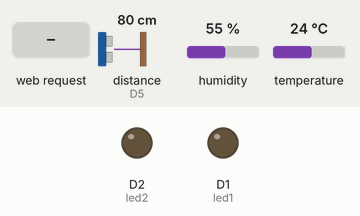
A sketch run on a simulated ESP8266 (NodeMCU). Parts: output pins drawn as LEDs (lit = HIGH). Wiring (inferred from the names in the program): ultrasonic range finder: trigger D4; echo D5. The test bench sets the inputs (shaded band); at power-on: distance to the obstacle (sensor on D5) 80 cm, humidity 55 %, temperature 24 °C. The echo pulse lasts 58.3 µs per cm; WiFi joins after 1.5 s; servers stay silent unless stated; pins used as bus, display or sensor lines are not drawn; what the sketch prints to the serial monitor is not drawn.

Above: at 4.2 s.
4.3 s: HTTP request GET /led1/on received
At 5.4 s:
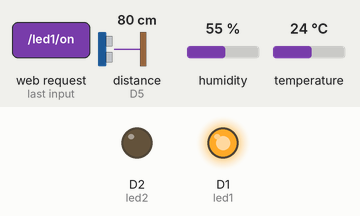
5.8 s: HTTP request GET /led2/on received
At 6.8 s:
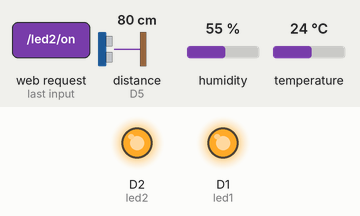
7.3 s: HTTP request GET /led1/off received
At 8.2 s:
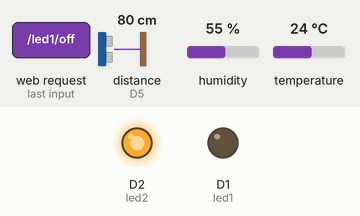
20.8 s: HTTP request GET /led2/off received
At 21.3 s:
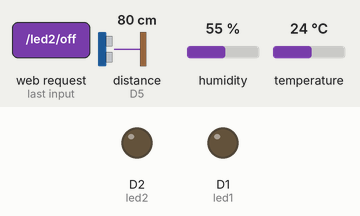
Timing chart, 0 to 23.8 s (numbered marks = the images above; inputs shaded):
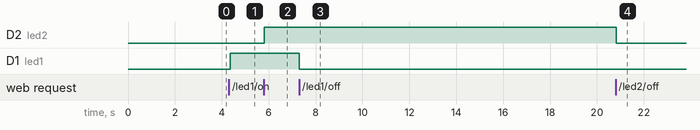

The sketch:

google_home.ino
```cpp
#include <ESP8266WiFi.h>
#include <ESP8266WebServer.h>
#include <DHT.h>

ESP8266WebServer server(80);

// WiFi credentials
const char* ssid = "ABC";     // add Wi-Fi Name
const char* pass = "XYZ";     // add Wi-Fi Password

// Define component pins
#define led1 D1
#define led2 D2
#define trig D4
#define echo D5
#define DHTPIN D3
#define DHTTYPE DHT11

DHT dht(DHTPIN, DHTTYPE);

float temperature = 0.0, humidity = 0.0, distance = 0.0;

void setup() {
  Serial.begin(9600);

  // Initialize pins
  pinMode(trig, OUTPUT);
  pinMode(echo, INPUT);
  pinMode(led1, OUTPUT);
  pinMode(led2, OUTPUT);
  digitalWrite(led1, LOW);
  digitalWrite(led2, LOW);

  // Initialize DHT sensor
  dht.begin();

  // Connect to WiFi
  WiFi.begin(ssid, pass);
  Serial.print("Connecting to WiFi");
  while (WiFi.status() != WL_CONNECTED) {
    delay(3000);
    Serial.print(".");
  }
  Serial.println("\nConnected to WiFi!");
  Serial.print("IP Address: ");
  Serial.println(WiFi.localIP());

  // Setup web server routes
  server.on("/", handleRoot);
  server.on("/led1/on", []() {
    digitalWrite(led1, HIGH);
    server.send(200, "text/plain", "LED 1 is ON");
  });
  server.on("/led1/off", []() {
    digitalWrite(led1, LOW);
    server.send(200, "text/plain", "LED 1 is OFF");
  });
  server.on("/led2/on", []() {
    digitalWrite(led2, HIGH);
    server.send(200, "text/plain", "LED 2 is ON");
  });
  server.on("/led2/off", []() {
    digitalWrite(led2, LOW);
    server.send(200, "text/plain", "LED 2 is OFF");
  });
  server.on("/sensorData", sendSensorData);

  server.begin();
}

void loop() {
  server.handleClient();
  readSensors();
}

void readSensors() {
  // Read temperature and humidity
  float h = dht.readHumidity();
  float t = dht.readTemperature();

  if (!isnan(h) && !isnan(t)) {
    humidity = h;
    temperature = t;
  } else {
    Serial.println("Failed to read from DHT sensor!");
  }

  // Read distance using ultrasonic sensor
  digitalWrite(trig, LOW);
  delayMicroseconds(4);
  digitalWrite(trig, HIGH);
  delayMicroseconds(10);
  digitalWrite(trig, LOW);
  long duration = pulseIn(echo, HIGH, 30000); // Timeout after 30ms
  if (duration > 0) {
    distance = duration / 29.0 / 2.0;
  } else {
    Serial.println("Failed to read distance!");
    distance = -1.0; // Indicate error
  }

  // Log sensor values to Serial Monitor
  Serial.print("Temperature: ");
  Serial.print(temperature);
  Serial.print(" °C, Humidity: ");
  Serial.print(humidity);
  Serial.print(" %, Distance: ");
  Serial.print(distance);
  Serial.println(" cm");
}

void handleRoot() {
  String html = "<html><head>";
  html += "<title>ESP8266 Web Server</title>";
  html += "<script>";
  html += "function updateSensors() {";
  html += "fetch('/sensorData').then(response => response.json()).then(data => {";
  html += "document.getElementById('temp').innerText = data.temperature + ' °C';";
  html += "document.getElementById('humidity').innerText = data.humidity + ' %';";
  html += "document.getElementById('distance').innerText = data.distance + ' cm';";
  html += "}).catch(err => console.log(err));";
  html += "}";
  html += "setInterval(updateSensors, 5000);"; // Update every 5 seconds
  html += "</script></head><body>";
  html += "<h1>ESP8266 Web Server</h1>";
  html += "<h2>Sensor Data</h2>";
  html += "<p>Temperature: <span id='temp'>Loading...</span></p>";
  html += "<p>Humidity: <span id='humidity'>Loading...</span></p>";
  html += "<p>Distance: <span id='distance'>Loading...</span></p>";
  html += "<h2>LED Controls</h2>";
  html += "<p><a href='/led1/on'><button>Turn LED 1 ON</button></a>";
  html += "<a href='/led1/off'><button>Turn LED 1 OFF</button></a></p>";
  html += "<p><a href='/led2/on'><button>Turn LED 2 ON</button></a>";
  html += "<a href='/led2/off'><button>Turn LED 2 OFF</button></a></p>";
  html += "</body></html>";

  server.send(200, "text/html", html);
}

void sendSensorData() {
  String json = "{";
  json += "\"temperature\":" + String(temperature) + ",";
  json += "\"humidity\":" + String(humidity) + ",";
  json += "\"distance\":" + String(distance);
  json += "}";
  server.send(200, "application/json", json);
}
```

Measured:
- after the input at 4.3 s, D1 (led1): LOW → HIGH after 0.06 s
- after the input at 5.8 s, D2 (led2): LOW → HIGH at once
- after the input at 7.3 s, D1 (led1): HIGH → LOW at once
- after the input at 20.8 s, D2 (led2): HIGH → LOW at once
